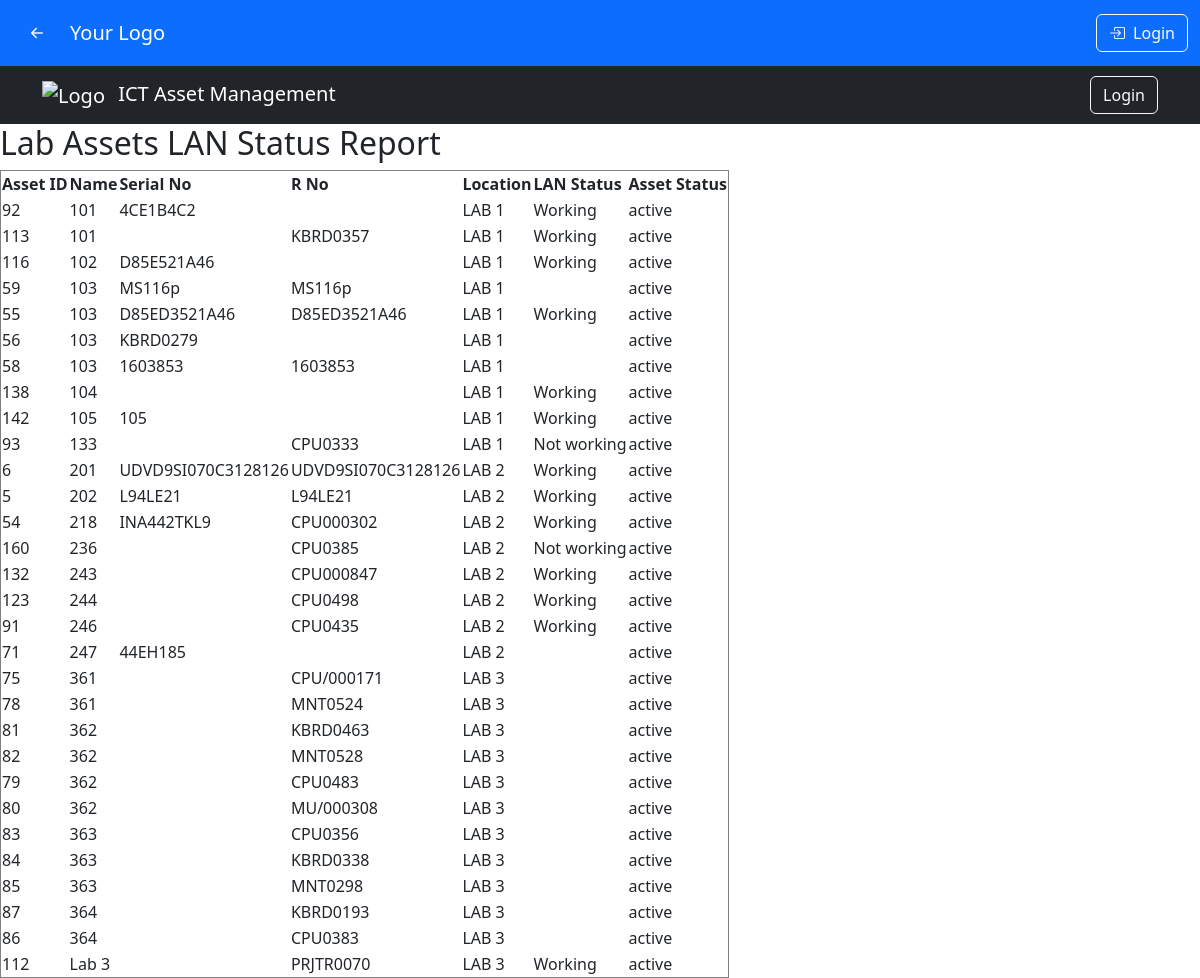
Screenshot of /lan.php with the database file from the repository.
### tables this page shows
CREATE TABLE `asset` (
  `asset_id` int(11) NOT NULL,
  `asset_name` varchar(100) DEFAULT NULL,
  `serial_no` varchar(255) DEFAULT NULL,
  `r_no` varchar(255) DEFAULT NULL,
  `model` varchar(100) DEFAULT NULL,
  `brand` varchar(100) DEFAULT NULL,
  `type_id` int(11) DEFAULT NULL,
  `location_id` int(11) DEFAULT NULL,
  `processor` varchar(100) DEFAULT NULL,
  `processor_version` varchar(100) DEFAULT NULL,
  `ram_type` enum('DDR2','DDR3','DDR4') DEFAULT NULL,
  `ram_frequency` varchar(50) DEFAULT NULL,
  `ram_size` varchar(50) DEFAULT NULL,
  `graphics_card_available` enum('Yes','No') DEFAULT 'No',
  `graphics_card_brand` varchar(100) DEFAULT NULL,
  `graphics_card_model` varchar(100) DEFAULT NULL,
  `graphics_card_size` varchar(50) DEFAULT NULL,
  `storage_type` enum('SSD','HDD','Both') DEFAULT NULL,
  `storage_count` int(11) DEFAULT NULL,
  `purchase_date` date DEFAULT NULL,
  `warranty_expiry` date DEFAULT NULL,
  `status` enum('active','service','scrapped') DEFAULT 'active',
  `current_holder` int(11) DEFAULT NULL,
  `previous_holder` int(11) DEFAULT NULL,
  `lan_status` enum('Working','Not working') DEFAULT NULL COMMENT 'LAN connectivity status for lab assets',
  `projector_type` enum('Short Throw','Standard','Long Throw','Ultra Short Throw') DEFAULT NULL,
  `has_speaker` enum('Yes','No') DEFAULT NULL,
  `lumens` varchar(20) DEFAULT NULL,
  `resolution` varchar(20) DEFAULT NULL,
  `mount_type` enum('Short Throw','Long Throw') DEFAULT NULL,
  `logic_box_status` enum('Yes','No','Replaced','New logic box installed') DEFAULT NULL,
  `cable_type` enum('HDMI','VGA','Printer Cable','VGA CABLE','VGACABLE','VJA') DEFAULT NULL,
  `screen_type` varchar(50) DEFAULT NULL,
  `projector_remarks` text DEFAULT NULL,
  `updated_at` timestamp NOT NULL DEFAULT current_timestamp() ON UPDATE current_timestamp(),
  `printer_type` varchar(255) DEFAULT NULL,
  `connectivity` varchar(255) DEFAULT NULL,
  `paper_size` varchar(255) DEFAULT NULL
);

CREATE TABLE `location` (
  `location_id` int(11) NOT NULL,
  `location_name` varchar(100) DEFAULT NULL,
  `category_id` int(11) DEFAULT NULL
);

### lan.php (the view, shortened to what this page needs)
<?php
include('header.php');
include('navbar.php');
$db = new PDO('mysql:host=127.0.0.1;dbname=ict', 'root', '');
function generateLanReport($db) {
    $stmt = $db->prepare("
        SELECT
            a.asset_id, a.asset_name, a.serial_no, a.r_no,
            l.location_name, a.lan_status, a.status AS asset_status
        FROM asset a
        JOIN location l ON a.location_id = l.location_id
        WHERE l.category_id = 1 AND a.lan_status IS NOT NULL
        ORDER BY l.location_name, a.asset_name
    ");
    $stmt->execute();
    return $stmt->fetchAll(PDO::FETCH_ASSOC);
}
$report = generateLanReport($db);
echo "<h2>Lab Assets LAN Status Report</h2>";
echo "<table border='1'>";
echo "<tr><th>Asset ID</th><th>Name</th><th>Serial No</th><th>R No</th><th>Location</th><th>LAN Status</th><th>Asset Status</th></tr>";
foreach ($report as $row) {
    echo "<tr>";
    echo "<td>".htmlspecialchars($row['asset_id'])."</td>";
    echo "<td>".htmlspecialchars($row['asset_name'])."</td>";
    echo "<td>".htmlspecialchars($row['serial_no'])."</td>";
    echo "<td>".htmlspecialchars($row['r_no'])."</td>";
    echo "<td>".htmlspecialchars($row['location_name'])."</td>";
    echo "<td>".htmlspecialchars($row['lan_status'])."</td>";
    echo "<td>".htmlspecialchars($row['asset_status'])."</td>";
    echo "</tr>";
}
echo "</table>";
?>

### rows the page displays
asset: asset_id "92", asset_name "101", serial_no "4CE1B4C2", location.location_name "LAB 1", lan_status "Working", status "active"
asset: asset_id "113", asset_name "101", r_no "KBRD0357", location.location_name "LAB 1", lan_status "Working", status "active"
asset: asset_id "116", asset_name "102", serial_no "D85E521A46", location.location_name "LAB 1", lan_status "Working", status "active"
asset: asset_id "59", asset_name "103", serial_no "MS116p", r_no "MS116p", location.location_name "LAB 1", status "active"
asset: asset_id "55", asset_name "103", serial_no "D85ED3521A46", r_no "D85ED3521A46", location.location_name "LAB 1", lan_status "Working", status "active"
asset: asset_id "56", asset_name "103", serial_no "KBRD0279", location.location_name "LAB 1", status "active"
asset: asset_id "58", asset_name "103", serial_no "1603853", r_no "1603853", location.location_name "LAB 1", status "active"
asset: asset_id "138", asset_name "104", location.location_name "LAB 1", lan_status "Working", status "active"
asset: asset_id "142", asset_name "105", serial_no "105", location.location_name "LAB 1", lan_status "Working", status "active"
asset: asset_id "93", asset_name "133", r_no "CPU0333", location.location_name "LAB 1", lan_status "Not working", status "active"
asset: asset_id "6", asset_name "201", serial_no "UDVD9SI070C3128126", r_no "UDVD9SI070C3128126", location.location_name "LAB 2", lan_status "Working", status "active"
asset: asset_id "5", asset_name "202", serial_no "L94LE21", r_no "L94LE21", location.location_name "LAB 2", lan_status "Working", status "active"
asset: asset_id "54", asset_name "218", serial_no "INA442TKL9", r_no "CPU000302", location.location_name "LAB 2", lan_status "Working", status "active"
asset: asset_id "160", asset_name "236", r_no "CPU0385", location.location_name "LAB 2", lan_status "Not working", status "active"
asset: asset_id "132", asset_name "243", r_no "CPU000847", location.location_name "LAB 2", lan_status "Working", status "active"
asset: asset_id "123", asset_name "244", r_no "CPU0498", location.location_name "LAB 2", lan_status "Working", status "active"
asset: asset_id "91", asset_name "246", r_no "CPU0435", location.location_name "LAB 2", lan_status "Working", status "active"
asset: asset_id "71", asset_name "247", serial_no "44EH185", location.location_name "LAB 2", status "active"
asset: asset_id "75", asset_name "361", r_no "CPU/000171", location.location_name "LAB 3", status "active"
asset: asset_id "78", asset_name "361", r_no "MNT0524", location.location_name "LAB 3", status "active"
asset: asset_id "81", asset_name "362", r_no "KBRD0463", location.location_name "LAB 3", status "active"
asset: asset_id "82", asset_name "362", r_no "MNT0528", location.location_name "LAB 3", status "active"
asset: asset_id "79", asset_name "362", r_no "CPU0483", location.location_name "LAB 3", status "active"
asset: asset_id "80", asset_name "362", r_no "MU/000308", location.location_name "LAB 3", status "active"
asset: asset_id "83", asset_name "363", r_no "CPU0356", location.location_name "LAB 3", status "active"
asset: asset_id "84", asset_name "363", r_no "KBRD0338", location.location_name "LAB 3", status "active"
asset: asset_id "85", asset_name "363", r_no "MNT0298", location.location_name "LAB 3", status "active"
asset: asset_id "87", asset_name "364", r_no "KBRD0193", location.location_name "LAB 3", status "active"
asset: asset_id "86", asset_name "364", r_no "CPU0383", location.location_name "LAB 3", status "active"
asset: asset_id "112", asset_name "Lab 3", r_no "PRJTR0070", location.location_name "LAB 3", lan_status "Working", status "active"
